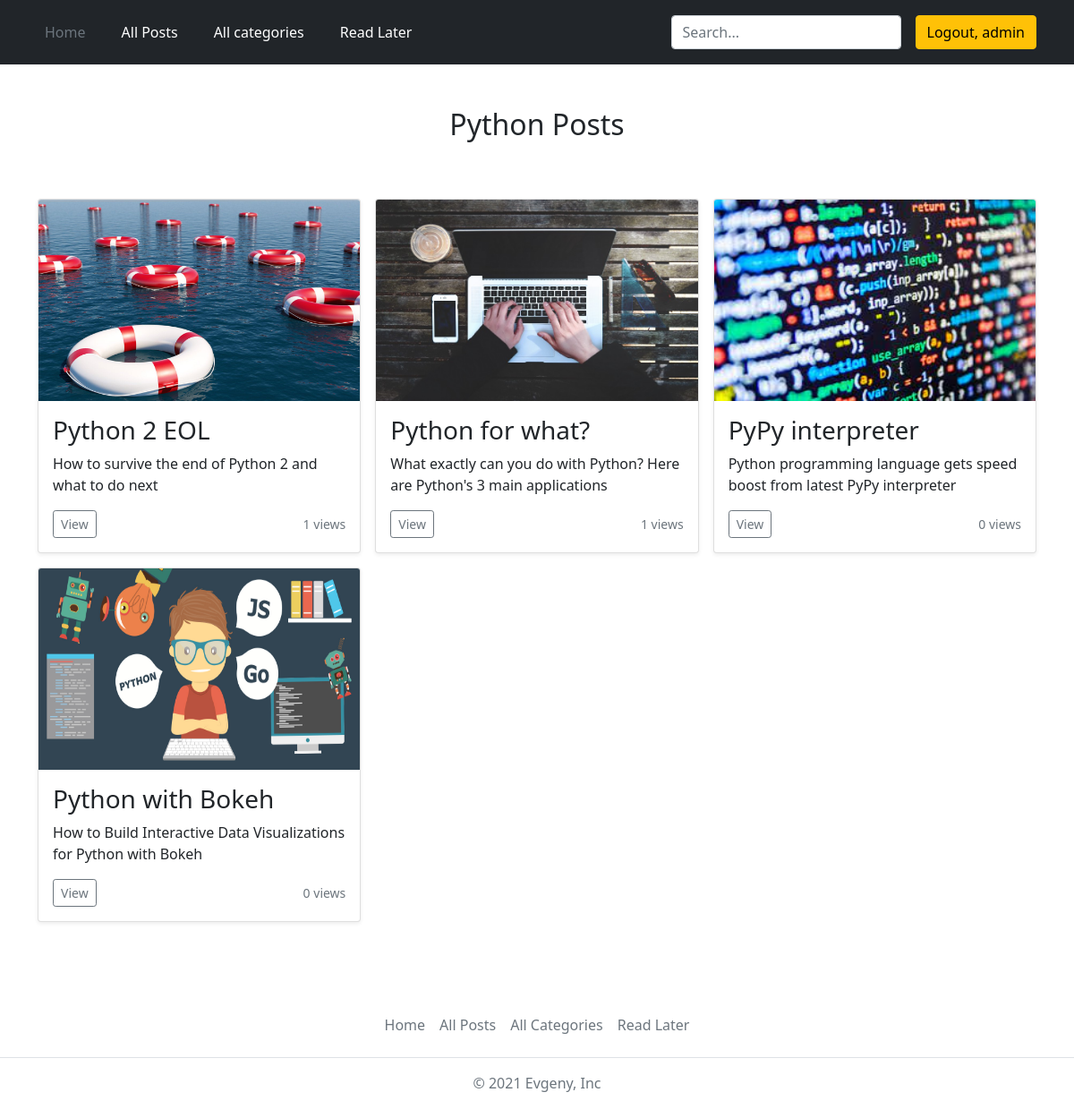
/categories/python (signed in), run on the app's committed database.
### blog/models.py (models this page shows, shortened)
class Tag(models.Model):
    caption = models.CharField(max_length=10)
    slug = models.SlugField(unique=True, null=True)

class Post(models.Model):
    title = models.CharField(max_length=20)
    views = models.IntegerField(default=0)
    excerpt = models.CharField(max_length=100)
    image = models.ImageField(upload_to='posts', null=True)
    date = models.DateField(auto_now=True)
    time = models.TimeField(auto_now=True, null=True)
    slug = models.SlugField(unique=True)
    content = models.TextField(validators=[MinLengthValidator(10)])
    author = models.ForeignKey(Author, on_delete=models.SET_NULL, null=True, related_name="posts")
    tags = models.ManyToManyField(Tag)

### blog/views.py (the view)
# urls.py: path('categories/<slug:slug>', views.CategoryView.as_view(), name='category-page'),
class CategoryView(View):
    def get(self, request, slug):
        posts = Post.objects.filter(tags__slug=slug)
        tag = Tag.objects.get(slug=slug)
        context = {
            'posts': posts,
            'tag': tag
        }
        return render(request, 'blog/category.html', context)

### blog/templates/blog/category.html
{% extends 'base.html' %}
{% load static %}
{% block css_files %}
    <link rel="stylesheet" href="{% static 'blog/category.css' %}">
{% endblock %}
{% block content%}
<div class="album py-5">
    <div class="container foo">
        <h2 class="category-title">{{ tag.caption }} Posts</h2>
        {% if posts %}
                <div class="row row-cols-1 row-cols-sm-2 row-cols-md-3 g-3">
                {% for post in posts %}
                    {% include 'blog/includes/post.html' %}
                {% endfor %}
                </div>
        {% else %}
            <p>There are no posts with this tag, but this is only for now.</p>
        {% endif %}
    </div>
</div>
{% endblock %}

### templates/base.html (shortened to what this page needs)
{% load static %}
{% load bootstrap3 %}
<html lang="en">
<head>
    <link rel="stylesheet" href="{% static 'base.css' %}">
    <link href="https://getbootstrap.com/docs/5.1/dist/css/bootstrap.min.css" rel="stylesheet">
    {% block css_files %}{% endblock %}
</head>
<body>
    <header class="p-3 bg-dark text-white">
        <div class="container">
          <div class="d-flex flex-wrap align-items-center justify-content-center justify-content-lg-start">
            <ul class="nav col-12 col-lg-auto me-lg-auto mb-2 justify-content-center mb-md-0 gap">
              <li><a href="{% url 'starting-page' %}" class="nav-link px-2 text-secondary">Home</a></li>
              <li><a href="{% url 'posts-page' %}" class="nav-link px-2 text-white">All Posts</a></li>
              <li><a href="{% url 'categories-page' %}" class="nav-link px-2 text-white">All categories</a></li>
              {% if request.user.is_authenticated %}
              <li><a href="{% url 'read-later-page'%}" class="nav-link px-2 text-white">Read Later</a></li>
              {% endif %}
            </ul>
            <form action="{% url 'search-results' %}" class="col-12 col-lg-auto mb-3 mb-lg-0 me-lg-3" method="get">
              <input type="search" name="q" class="form-control form-control-dark" placeholder="Search..." aria-label="Search">
            </form>
            <div class="text-end">
                {% if request.user.is_authenticated %}
                <a href="{% url 'logout' %}"><button type="button" class="btn btn-warning">Logout, {{request.user}}</button></a>
                {% else %}
                <a href="{% url 'login' %}"><button type="button" class="btn btn-outline-light me-2">Login</button></a>
                <a href="{% url 'register' %}"><button type="button" class="btn btn-warning">Sign-up</button></a>
                {% endif %}
            </div>
          </div>
        </div>
    </header>
            {% block content %}
            {% endblock %}
          <footer class="py-3 my-4 footer">
            <ul class="nav justify-content-center border-bottom pb-3 mb-3">
              <li class="nav-item"><a href="{% url 'starting-page' %}" class="nav-link px-2 text-muted">Home</a></li>
              <li class="nav-item"><a href="{% url 'posts-page' %}" class="nav-link px-2 text-muted">All Posts</a></li>
              <li class="nav-item"><a href="{% url 'categories-page' %}" class="nav-link px-2 text-muted">All Categories</a></li>
              {% if request.user.is_authenticated %}
              <li class="nav-item"><a href="{% url 'read-later-page'%}" class="nav-link px-2 text-muted">Read Later</a></li>
              {% endif %}
            </ul>
            <p class="text-center text-muted">© 2021 Evgeny, Inc</p>
          </footer>
</body>
</html>

### blog/templates/blog/includes/post.html
{% load static %}
{% block css_files%}
    <link href="https://getbootstrap.com/docs/5.1/dist/css/bootstrap.min.css" rel="stylesheet">
{% endblock %}
 <div class="col">
  <div class="card shadow-sm">
      <img src="{{ post.image.url }}" class="bd-placeholder-img card-img-top" width="100%" height="225">
    <div class="card-body">
      <h3 class="card-text">{{ post.title }}</h3>
      <p class="card-text">{{ post.excerpt }}</p>
      <div class="d-flex justify-content-between align-items-center">
        <div class="btn-group">
            <a href="{% url 'post-detail-page' post.slug %}">
                <button type="button" class="btn btn-sm btn-outline-secondary">View</button>
            </a>
        </div>
        <small class="text-muted">{{ post.views }} views</small>
      </div>
    </div>
  </div>
 </div>

### static/base.css (style rules this page uses)
html { height: 100%; }
body { position: relative; }
.form-control-dark { color: #fff; background-color: var(--bs-dark); border-color: var(--bs-gray); }
.gap { gap: 1.5rem; }
.footer { position: absolute; bottom: 0; width: 100%; }
.foo { margin-bottom: 200px; }

### blog/static/blog/category.css (style rules this page uses)
.category-title { text-align: center; margin-bottom: 4rem; }

### data on the page
Tag: caption "Python"
Post: image (picture), title "Python 2 EOL", excerpt "How to survive the end of Python 2 and what to do next", views "1"
Post: image (picture), title "Python for what?", excerpt "What exactly can you do with Python? Here are Python's 3 main applications", views "1"
Post: image (picture), title "PyPy interpreter", excerpt "Python programming language gets speed boost from latest PyPy interpreter", views "0"
Post: image (picture), title "Python with Bokeh", excerpt "How to Build Interactive Data Visualizations for Python with Bokeh", views "0"

### other printed values
{{ request.user }} "admin"
